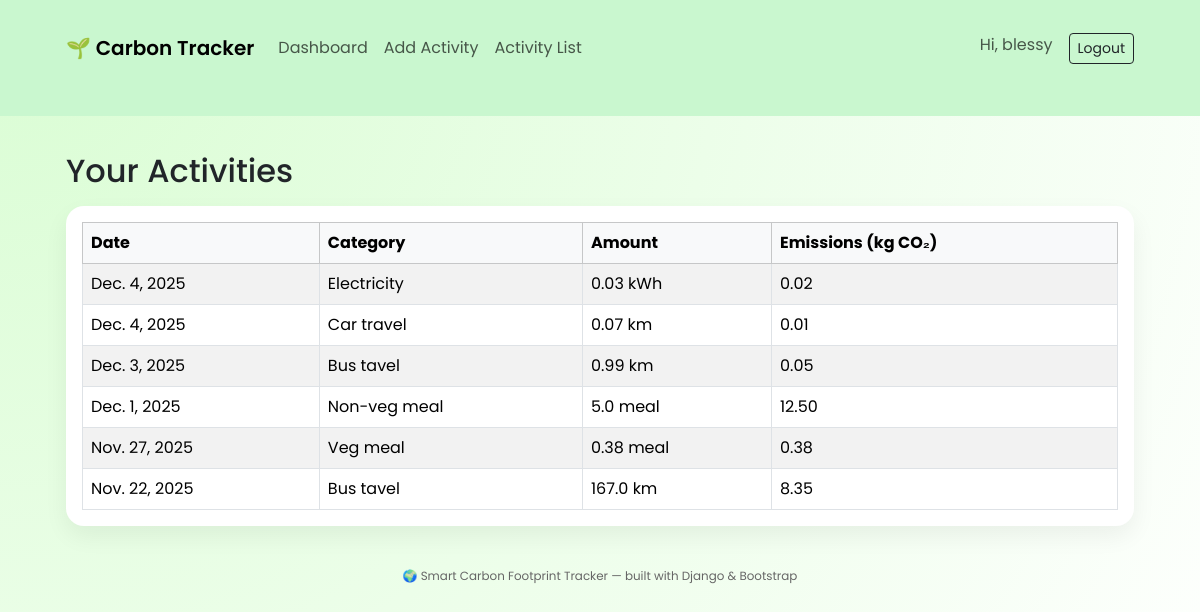
/activity/list/ (signed in), run on an earlier commit of the app's database.
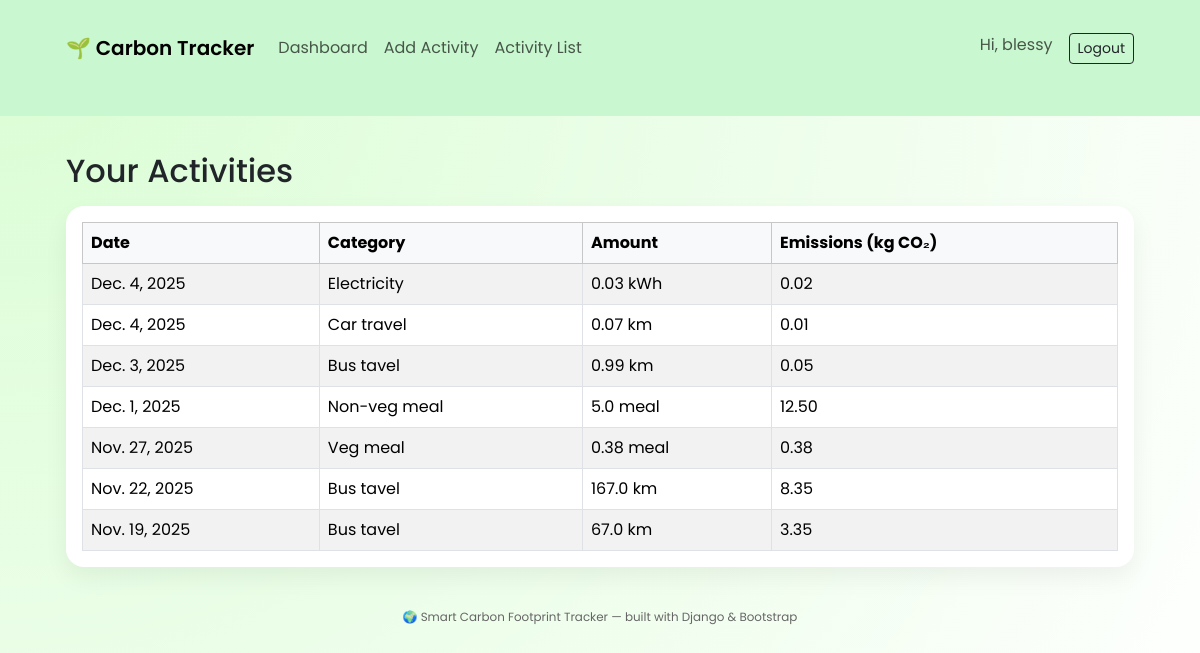
And on a later commit of the database.
### activityapp/models.py (models this page shows, shortened)
class ActivityLog(models.Model):
    user = models.ForeignKey(User, on_delete=models.CASCADE)
    category = models.ForeignKey(ActivityCategory, on_delete=models.CASCADE)
    amount = models.FloatField()                     # how many units (e.g. 10 kWh)
    date = models.DateField()
    @property
    def emissions(self):
        return self.amount * self.category.emission_factor

class ActivityCategory(models.Model):
    name = models.CharField(max_length=100)          # e.g. Electricity, Car Travel
    unit = models.CharField(max_length=50)           # e.g. kWh, km, meal
    emission_factor = models.FloatField(             # kg CO2 per unit
        help_text="kg CO₂ per unit"
    )

### activityapp/views.py (the view)
# urls.py: path('activity/list/', views.activity_list, name='activity_list'),
@login_required
def activity_list(request):
    logs = ActivityLog.objects.filter(user=request.user).order_by("-date")
    return render(request, "activity_list.html", {"logs": logs})

### activityapp/templates/activity_list.html
{% extends "base.html" %}
{% block content %}
<h2 class="mb-3">Your Activities</h2>
<div class="card app-card">
  <div class="card-body">
    <table class="table table-striped table-bordered mb-0">
      <thead class="table-light">
        <tr>
          <th>Date</th>
          <th>Category</th>
          <th>Amount</th>
          <th>Emissions (kg CO₂)</th>
        </tr>
      </thead>
      <tbody>
      {% for log in logs %}
        <tr>
          <td>{{ log.date }}</td>
          <td>{{ log.category.name }}</td>
          <td>{{ log.amount }} {{ log.category.unit }}</td>
          <td>{{ log.emissions|floatformat:2 }}</td>
        </tr>
      {% empty %}
        <tr>
          <td colspan="4" class="text-center">No activities logged yet.</td>
        </tr>
      {% endfor %}
      </tbody>
    </table>
  </div>
</div>
{% endblock %}

### activityapp/templates/base.html (shortened to what this page needs)
<!DOCTYPE html>
<html lang="en">
<head>
    <link
      href="https://cdn.jsdelivr.net/npm/bootstrap@5.3.3/dist/css/bootstrap.min.css"
      rel="stylesheet"
    >
</head>
<body>
<nav class="navbar navbar-expand-lg navbar-light" style="background:#c9f7cf;">
  <div class="container-fluid app-shell">
    <a class="navbar-brand" href="/">🌱 Carbon Tracker</a>
    <div class="collapse navbar-collapse show" id="mainNav">
      <ul class="navbar-nav me-auto mb-2 mb-lg-0">
        <li class="nav-item"><a class="nav-link" href="/dashboard/">Dashboard</a></li>
        <li class="nav-item"><a class="nav-link" href="/activity/add/">Add Activity</a></li>
        <li class="nav-item"><a class="nav-link" href="/activity/list/">Activity List</a></li>
      </ul>
      <ul class="navbar-nav">
        {% if user.is_authenticated %}
          <li class="nav-item">
            <span class="navbar-text me-3">Hi, {{ user.username }}</span>
          </li>
          <li class="nav-item">
            <a class="btn btn-outline-dark btn-sm" href="/logout/">Logout</a>
          </li>
        {% else %}
          <li class="nav-item">
            <a class="btn btn-success btn-sm" href="/login/">Login</a>
          </li>
        {% endif %}
      </ul>
    </div>
  </div>
</nav>
<main class="app-shell mt-3">
    {% block content %}{% endblock %}
</main>
<footer class="text-center pb-3">
    <small>🌍 Smart Carbon Footprint Tracker &mdash; built with Django & Bootstrap</small>
</footer>
</body>
</html>

### activityapp/templates/base.html (style rules this page uses)
body { font-family: "Poppins", sans-serif; background: radial-gradient(circle at top left, #d9fdd3, #ffffff); min-height: 100vh; }
.navbar-brand { font-weight: 600; }
.app-shell { max-width: 1100px; margin: 0 auto; padding: 20px 16px 40px; }
.app-card { border-radius: 18px; box-shadow: 0 10px 25px rgba(0,0,0,0.06); border: none; }
footer { font-size: 0.85rem; color: #666; }
a { text-decoration: none; }

What changed in the data, as far as the page shows it:
added ActivityLog: date "Nov. 19, 2025", category.name "Bus tavel", amount "67.0", category.unit "km", emissions "3.35"
